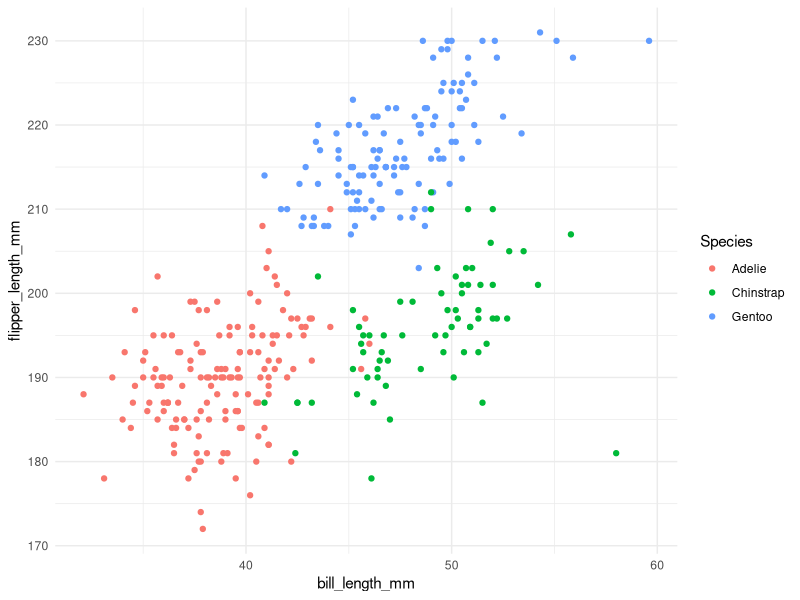
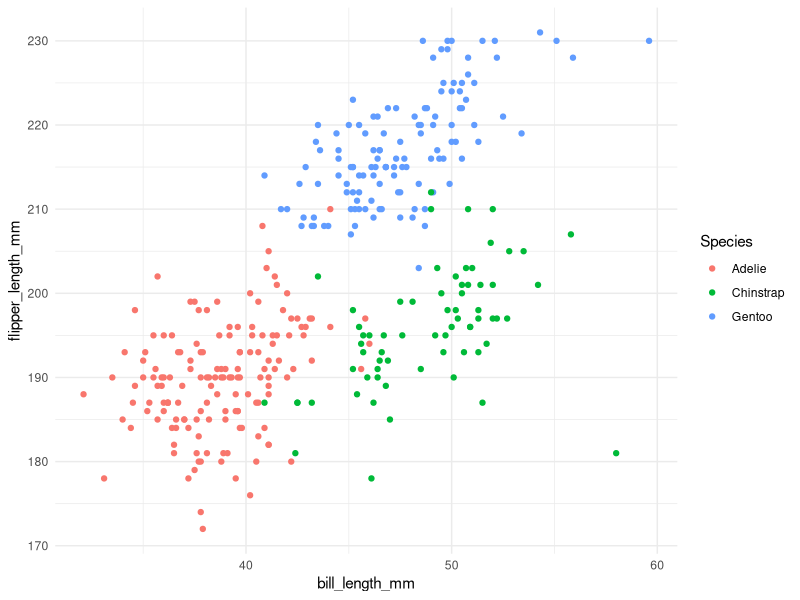

Write R code to recreate these figures, in order.
## ---- chunk 1

library(tidyverse)

## ---- chunk 2

prob1_df = 
  tibble(
    samp = rnorm(10),
    samp_pos = samp > 0,
    char_vec = c("a", "b", "c", "d", "e", "f", "g", "h","i","j"),
    fact_vec = factor(c("low", "low", "low", "mid", "mid", "mid", "mid", "high", "high", "high"))
  )

## ---- chunk 3

mean(pull(prob1_df,samp))
mean(pull(prob1_df, samp_pos))
mean(pull(prob1_df, char_vec))
mean(pull(prob1_df, fact_vec))

## ---- chunk 4

as.numeric(pull(prob1_df, samp_pos))
as.numeric(pull(prob1_df, char_vec))
as.numeric(pull(prob1_df, fact_vec))

## ---- chunk 5

as.numeric(pull(prob1_df, samp_pos)) * pull(prob1_df, samp)
as.factor(pull(prob1_df, samp_pos)) * pull(prob1_df, samp)
as.numeric(as.factor(pull(prob1_df, samp_pos))) * pull(prob1_df, samp)

## ---- chunk 6

library(palmerpenguins)

data("penguins", package = "palmerpenguins")

## ---- chunk 7

library (ggplot2)

## ---- chunk 8

ggplot(penguins, aes(x = bill_length_mm, y = flipper_length_mm, color = factor(species))) + 
  geom_point() + 
  theme_minimal() +
  labs(color = "Species")

ggsave(filename = "penguins.png")
